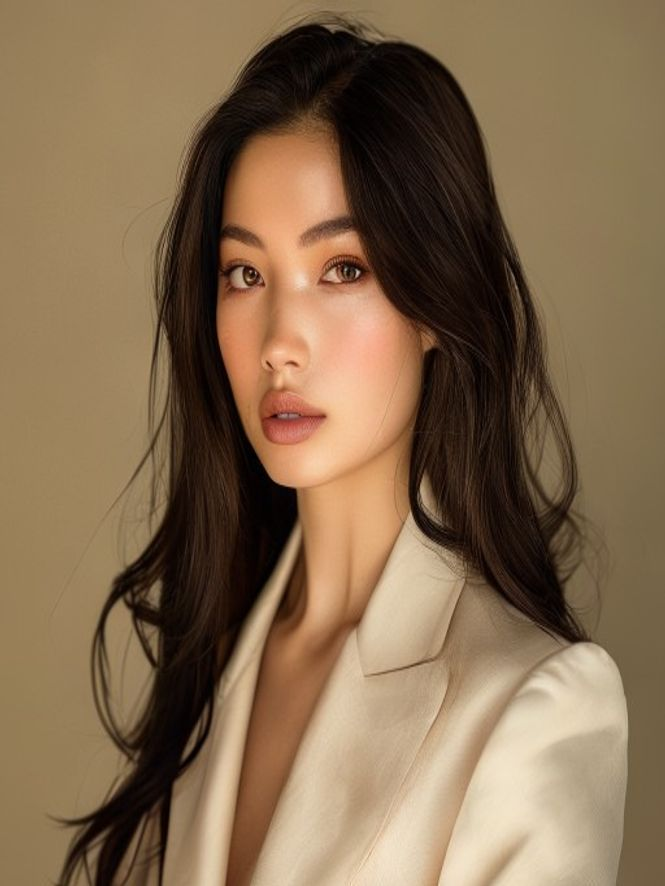
#> input picture assets/social/01-introduction.jpg, 665 x 886 px
$ python make_intro_video.py
#> lines starting #> are read from the running program, lines starting #| are printed output that depends on the picture
from pathlib import Path
import subprocess

import imageio_ffmpeg
import numpy as np
from PIL import Image, ImageDraw, ImageFont, ImageFilter

ROOT = Path(__file__).resolve().parents[1]
SOURCE = ROOT / "assets" / "social" / "01-introduction.jpg"
OUT = ROOT / "assets" / "social" / "mika-intro-short.mp4"

W, H = 1080, 1920
FPS = 24
DURATION = 12
FRAMES = FPS * DURATION
BG = (251, 246, 237)
BROWN = (47, 36, 29)
TAUPE = (128, 107, 88)
BEIGE = (199, 167, 130)
WHITE = (255, 253, 248)

FONT_CANDIDATES = [
    "/System/Library/Fonts/Supplemental/Arial Bold.ttf",
    "/System/Library/Fonts/Supplemental/Arial.ttf",
    "/System/Library/Fonts/Helvetica.ttc",
]

def font(size, bold=False):
#> called with size = 82, bold = True
    paths = FONT_CANDIDATES if not bold else [FONT_CANDIDATES[0], *FONT_CANDIDATES[1:]]
    for path in paths:
        try:
            return ImageFont.truetype(path, size=size)
        except Exception:
            pass
    return ImageFont.load_default()

TITLE = font(82, True)
TITLE_SMALL = font(62, True)
BODY = font(40, False)
CAPTION = font(28, True)
DISCLOSURE = font(26, False)

slides = [
    (0.0, 2.1, "Come See Me", "Meet Mika Laurent"),
    (2.1, 4.2, "AI-generated fashion muse", "Soft editorial visuals"),
    (4.2, 6.4, "Digital beauty", "Lifestyle storytelling"),
    (6.4, 8.8, "Fictional AI persona", "Not a real person"),
    (8.8, 12.0, "Follow the story", "@hellomikalaurent"),
]

img = Image.open(SOURCE).convert("RGB")
#> img is the input picture: PIL image 665x886 RGB; mean R, G, B 132.1, 107.2, 79.4
# Crop square center, then make portrait hero area.
side = min(img.size)
#> side = 665
left = (img.width - side) // 2
#> left = 0
top = (img.height - side) // 2
#> top = 110
img = img.crop((left, top, left + side, top + side))
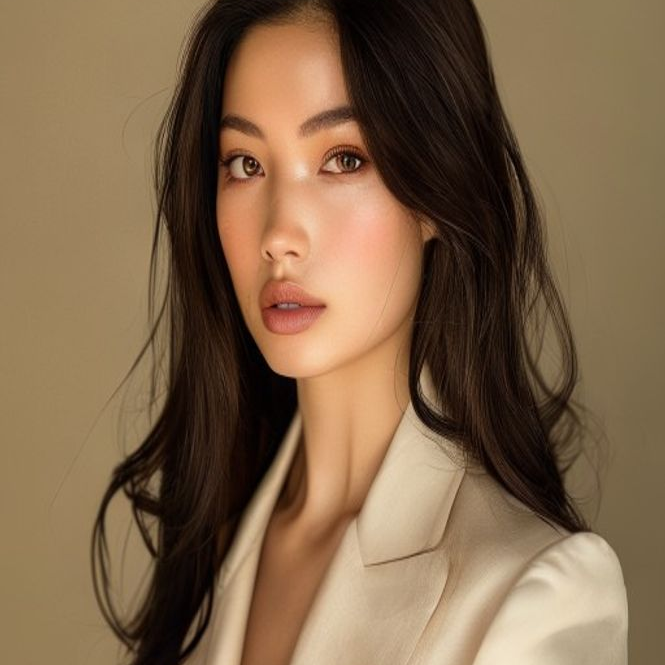
#> img: PIL image 665x665 RGB; mean R, G, B 128.1, 101.9, 74.4

def rounded_rect_mask(size, radius):
    mask = Image.new("L", size, 0)
    d = ImageDraw.Draw(mask)
    d.rounded_rectangle((0, 0, size[0], size[1]), radius=radius, fill=255)
    return mask

def draw_center(draw, y, text, fnt, fill):
    bbox = draw.textbbox((0, 0), text, font=fnt)
    x = (W - (bbox[2] - bbox[0])) // 2
    draw.text((x, y), text, font=fnt, fill=fill)

#> (the run stopped early here; a loop or call above may not have finished)

$ run again, with assets/social/02-soft-studio.jpg copied over assets/social/01-introduction.jpg
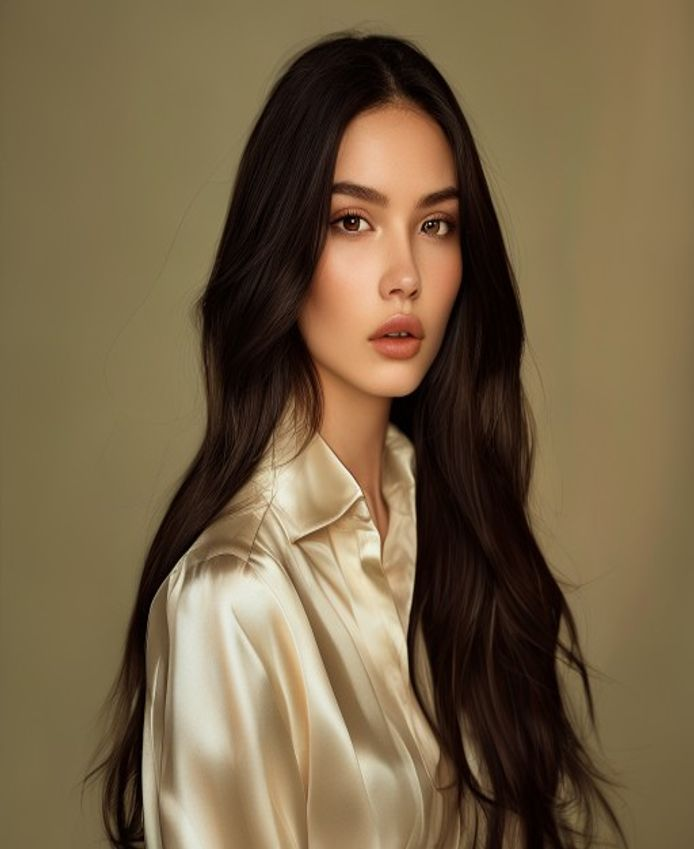
#> input picture assets/social/02-soft-studio.jpg, 694 x 849 px
#> img is the input picture: PIL image 694x849 RGB; mean R, G, B 118.6, 99.4, 70.6
#> `img = img.crop((left, top, left + side, top + side))`:
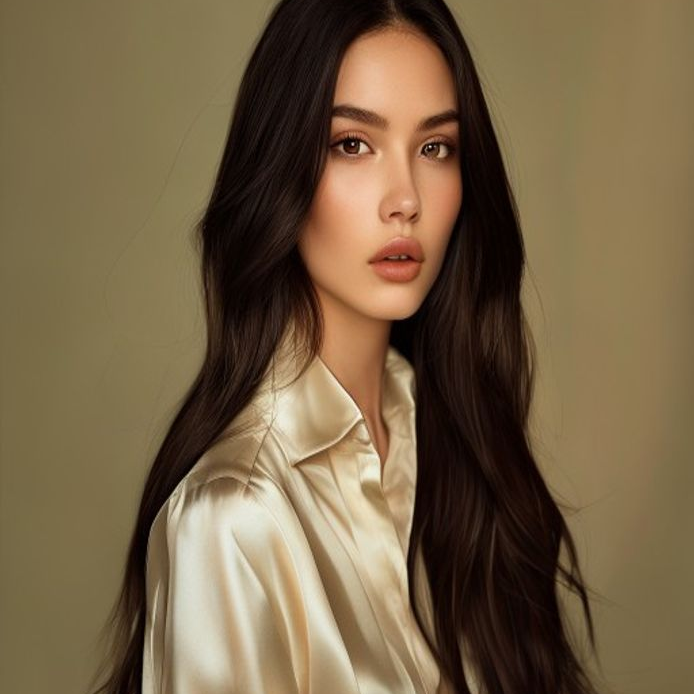
#> img: PIL image 694x694 RGB; mean R, G, B 118.7, 98.9, 70.6

$ run again, with assets/social/03-beauty-closeup.jpg copied over assets/social/01-introduction.jpg
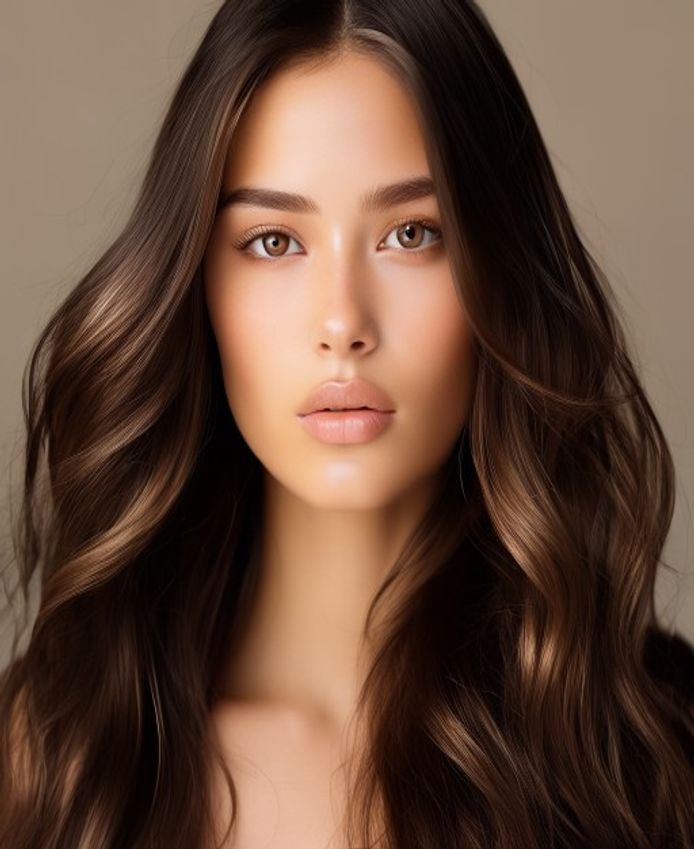
#> input picture assets/social/03-beauty-closeup.jpg, 694 x 849 px
#> img is the input picture: PIL image 694x849 RGB; mean R, G, B 101.3, 74.1, 58.6
#> `img = img.crop((left, top, left + side, top + side))`:
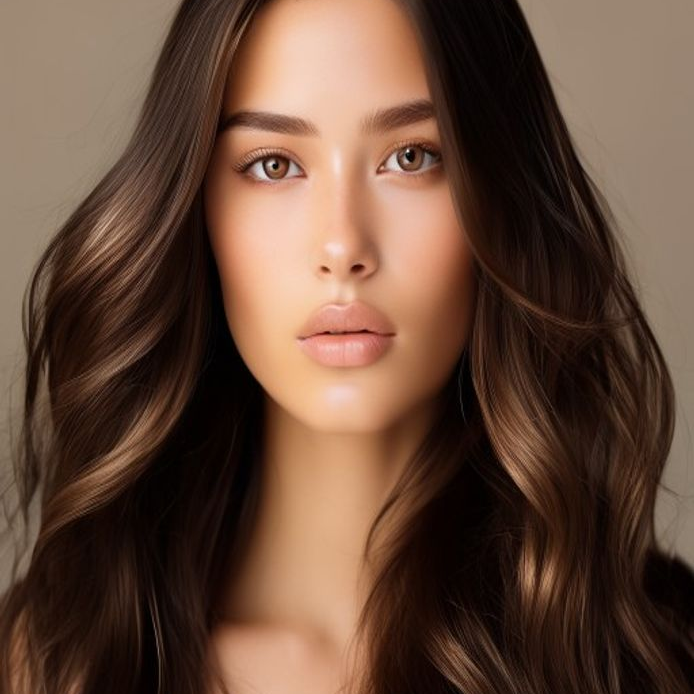
#> img: PIL image 694x694 RGB; mean R, G, B 102.4, 74.4, 58.5

$ run again, with assets/social/04-luxury-editorial.jpg copied over assets/social/01-introduction.jpg
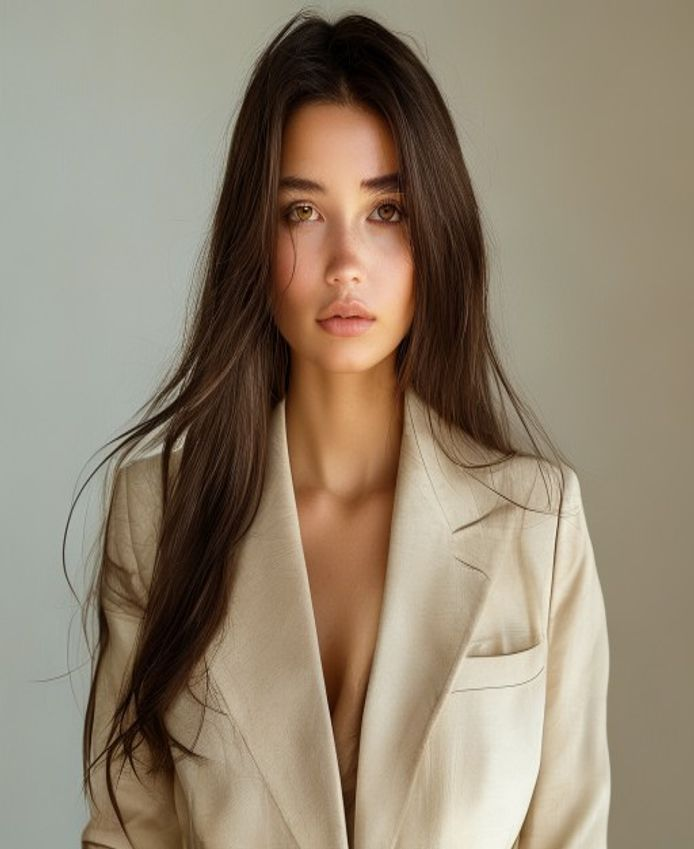
#> input picture assets/social/04-luxury-editorial.jpg, 694 x 849 px
#> img is the input picture: PIL image 694x849 RGB; mean R, G, B 147.4, 133.5, 114.1
#> `img = img.crop((left, top, left + side, top + side))`:
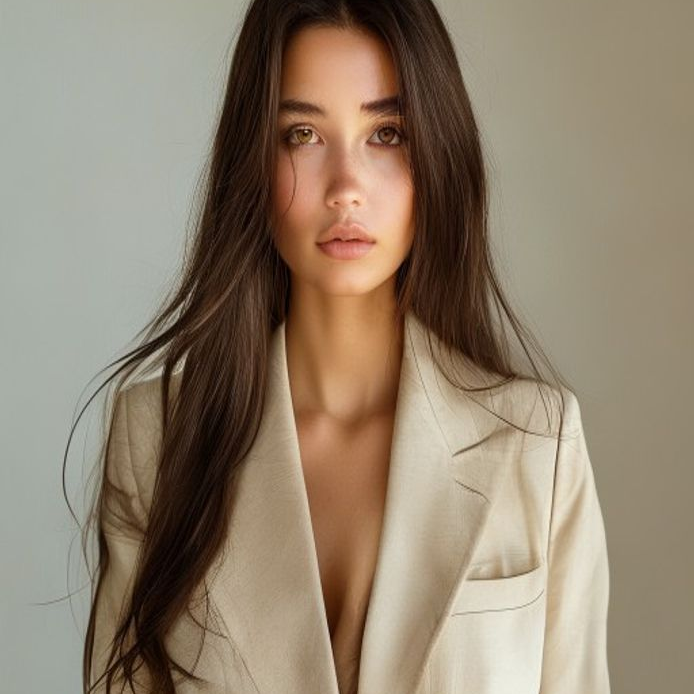
#> img: PIL image 694x694 RGB; mean R, G, B 145.8, 130.8, 111.4
